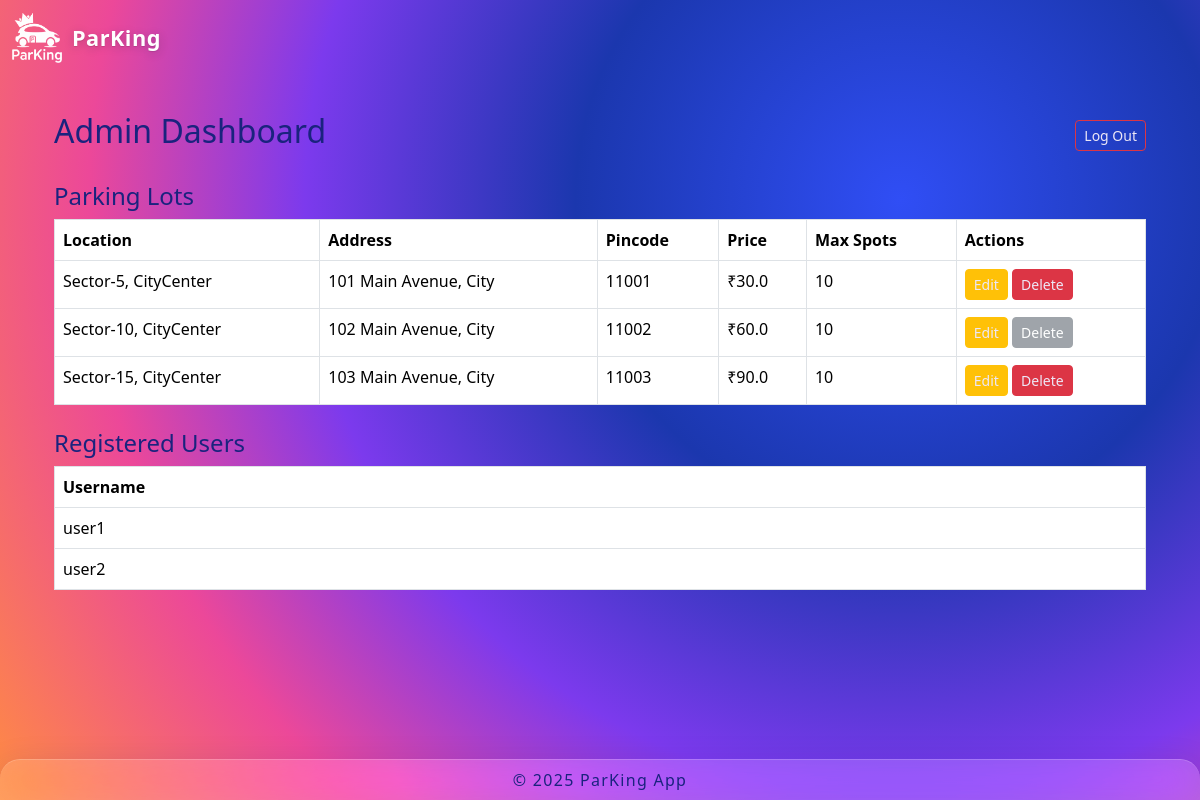
/admin/dashboard (signed in), run on an earlier commit of the app's database.
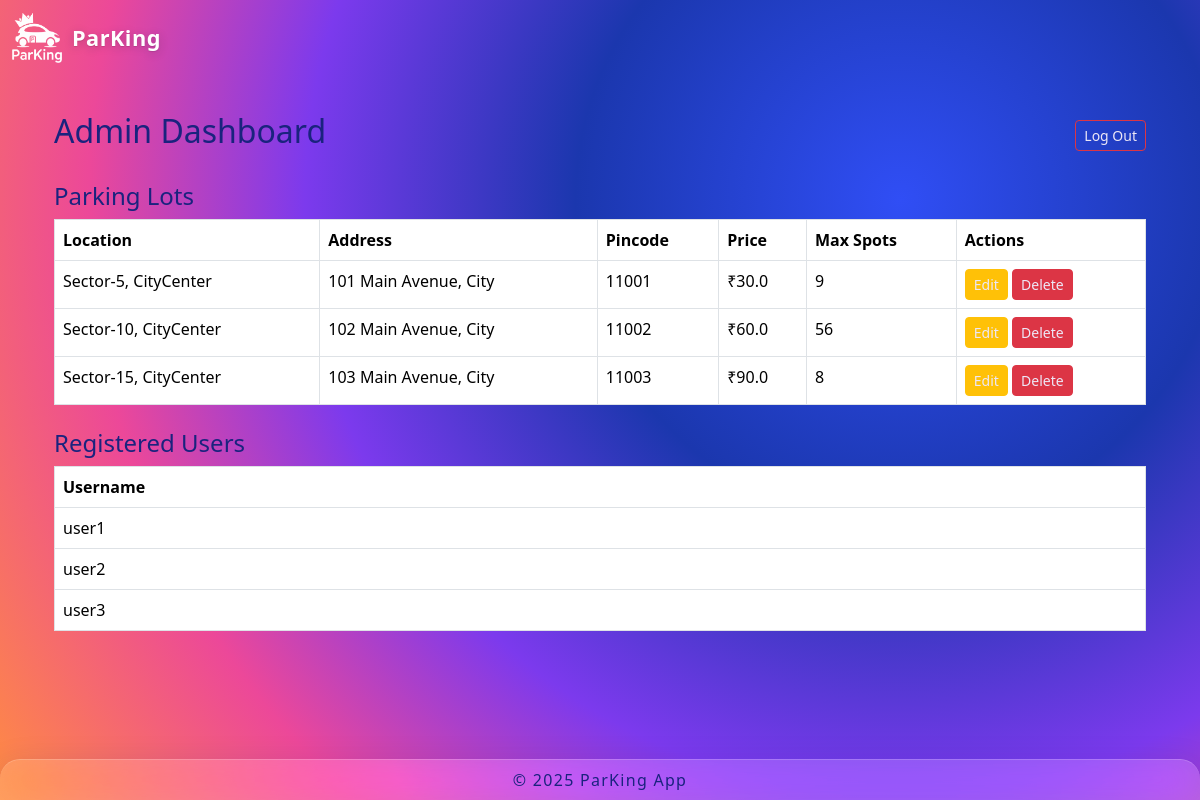
And on a later commit of the database.
### controllers/database.py (models this page shows)
class ParkingLot(db.Model):
    id = db.Column(db.Integer, primary_key=True)        # Primary key column is `id`
    location = db.Column(db.String(120), nullable=False)
    prices = db.Column(db.Float, nullable=False)
    address = db.Column(db.String(200), nullable=False)
    pincode = db.Column(db.String(10), nullable=False)
    max_spots = db.Column(db.Integer, nullable=False)
    spots = db.relationship('ParkingSpot', backref='parking_lot', lazy=True)

class User(db.Model):
    id = db.Column(db.Integer, primary_key=True)
    username = db.Column(db.String(80), unique=True, nullable=False)
    password = db.Column(db.String(120), nullable=False)
    current_booking_id = db.Column(db.Integer, nullable=False, default=0)

### app.py (the view)
@app.route('/admin/dashboard')
def admin_dashboard():
    if 'admin_id' not in session:
        flash("Please log in as admin to access dashboard.", "danger")
        return redirect(url_for('admin_login'))
    parking_lots = ParkingLot.query.all()
    users = User.query.all()
    return render_template('admin_dashboard.html', lots=parking_lots, users=users)

### templates/admin_dashboard.html
{% extends "layout.html" %}
{% block content %}
<div class="container py-4">
  <div class="d-flex justify-content-between align-items-center mb-4">
    <h2>Admin Dashboard</h2>
    <a href="{{ url_for('admin_logout') }}" class="btn btn-outline-danger btn-sm">Log Out</a>
  </div>
  <h4>Parking Lots</h4>
  <table class="table table-bordered mb-4">
    <thead>
      <tr>
        <th>Location</th>
        <th>Address</th>
        <th>Pincode</th>
        <th>Price</th>
        <th>Max Spots</th>
        <th>Actions</th>
      </tr>
    </thead>
    <tbody>
      {% for lot in lots %}
      <tr>
        <td>{{ lot.location }}</td>
        <td>{{ lot.address }}</td>
        <td>{{ lot.pincode }}</td>
        <td>₹{{ lot.prices }}</td>
        <td>{{ lot.max_spots }}</td>
        <td>
          <a href="{{ url_for('admin_edit_lot', lot_id=lot.id) }}" class="btn btn-sm btn-warning">Edit</a>
          {% set occupied_spots = lot.spots|selectattr('status', 'equalto', 'O')|list|length %}
          {% if occupied_spots == 0 %}
            <a href="{{ url_for('admin_delete_lot', lot_id=lot.id) }}" class="btn btn-sm btn-danger" onclick="return confirm('Confirm delete this parking lot?')">Delete</a>
          {% else %}
            <button class="btn btn-sm btn-secondary" disabled>Delete</button>
          {% endif %}
        </td>
      </tr>
      {% endfor %}
    </tbody>
  </table>
  <h4>Registered Users</h4>
  <table class="table table-bordered">
    <thead>
      <tr><th>Username</th></tr>
    </thead>
    <tbody>
      {% for user in users %}
      <tr><td>{{ user.username }}</td></tr>
      {% endfor %}
    </tbody>
  </table>
</div>
{% endblock %}

### templates/layout.html (shortened to what this page needs)
<!DOCTYPE html>
<html lang="en">
<head>
    <link href="https://cdn.jsdelivr.net/npm/bootstrap@5.3.2/dist/css/bootstrap.min.css" rel="stylesheet" />
    <link rel="stylesheet" href="{{ url_for('static', filename='css/style.css') }}">
</head>
<body>
    <nav class="navbar glass-header navbar-expand-lg fixed-top">
        <div class="container-fluid">
            <a class="navbar-brand d-flex align-items-center" href="{{ url_for('home') }}">
                <img src="{{ url_for('static', filename='content/ParKing_logo_white.png') }}" alt="Logo" width="50" height="50" style="margin-right: 10px;">
                <strong>ParKing</strong>
            </a>
        </div>
    </nav>
    <main class="container my-4">
        {% block content %}{% endblock %}
    </main>
    <footer class="glass-footer fixed-bottom text-center py-2">
    © 2025 ParKing App
    </footer>
</body>
</html>

### static/css/style.css (style rules this page uses)
body { background: radial-gradient( circle at 75% 25%, #304ef5 0%, #1b37ae 30%, #7C3AED 55%, #EC4899 75%, #FF8C42 100% ), #0a1036; color: #1A237E; font-family: 'Segoe UI', 'Roboto', Arial, sans-serif; min-height: 100vh; padding-top: 64px; padding-bottom: 60px; }
.navbar { background: linear-gradient(90deg, #1A237E 60%, #2196F3 100%) !important; box-shadow: 0 3px 18px rgba(26,35,126,0.10); }
.navbar-brand, .navbar-brand strong { color: #fff !important; }
.glass-header { width: 100%; background: transparent !important; box-shadow: none; backdrop-filter: none; -webkit-backdrop-filter: none; border-bottom: none; color: #fff !important; border-radius: 0; z-index: 1040; box-sizing: border-box; margin: 0; }
.navbar-brand, .navbar-brand strong { color: #fff !important; text-shadow: 0 2px 10px rgba(30,35,65,0.22), 0 1px 1px rgba(0,0,0,0.12); font-weight: 700; font-size: 1.36rem; letter-spacing: 0.02em; }
.glass-footer { width: 100%; background: rgba(255,255,255,0.18); box-shadow: 0 8px 32px 0 rgba(31, 38, 135, 0.18); backdrop-filter: blur(19px) saturate(140%); -webkit-backdrop-filter: blur(19px) saturate(140%); border-top: 1.5px solid rgba(255,255,255,0.18); color: #1A237E; letter-spacing: 0.08em; border-radius: 1.25rem 1.25rem 0 0; margin: 0; z-index: 100; font-size: 1rem; }
.footer, .glass-footer { border-bottom: none; }
a, .btn-link { color: #EDE7F6 !important; }

What changed in the data, as far as the page shows it:
changed ParkingLot "Sector-5, CityCenter": max_spots "10" → "9"
changed ParkingLot "Sector-10, CityCenter": max_spots "10" → "56"
changed ParkingLot "Sector-15, CityCenter": max_spots "10" → "8"
added User: username "user3"
